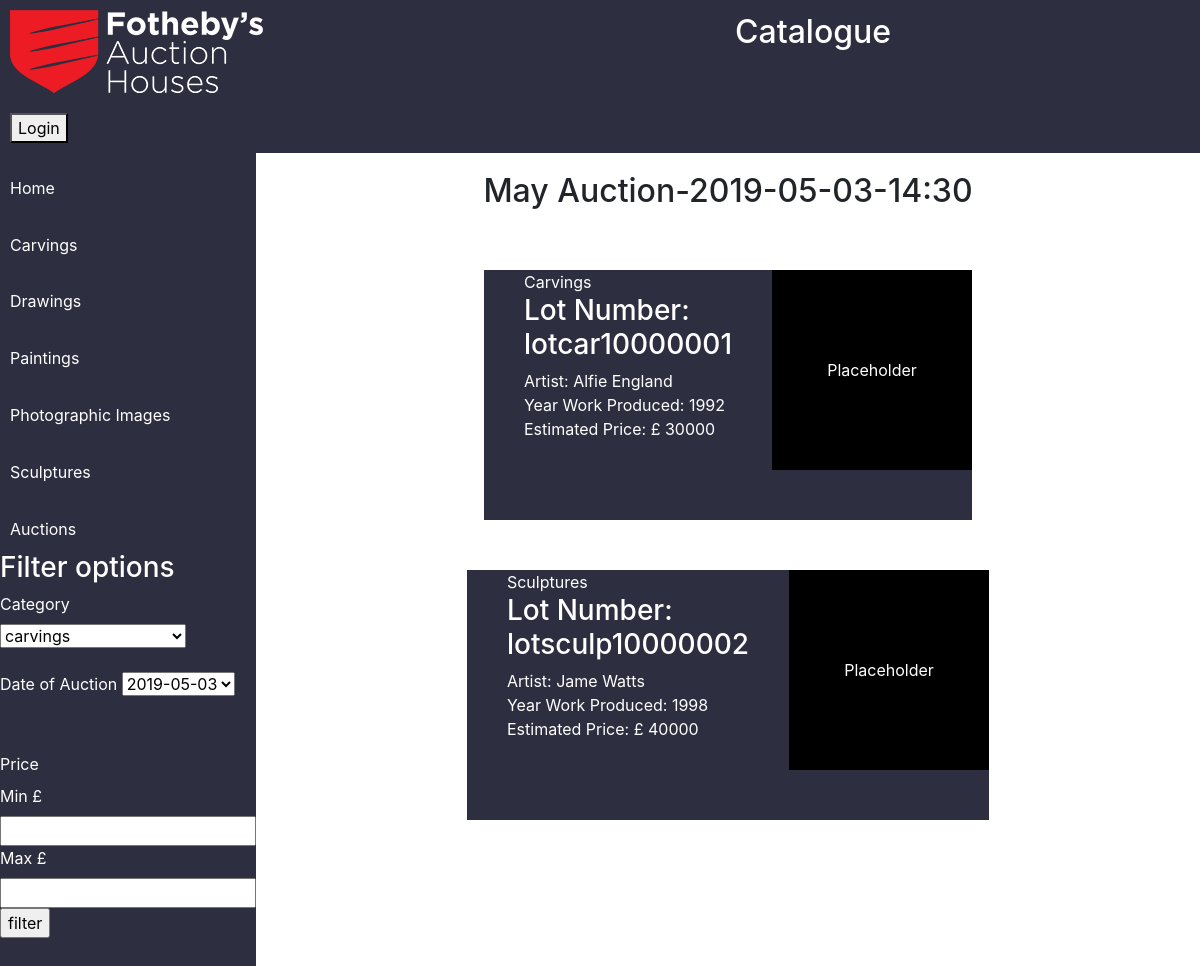
The page /default/public/auctionshow.php?id=15 on the database its author committed.
### tables this page shows
CREATE TABLE `Auction` (
  `idAuction` int(11) NOT NULL AUTO_INCREMENT,
  `Auction_Name` varchar(45) DEFAULT NULL,
  `Date_Of_Auction` date DEFAULT NULL,
  `Auction_Time` varchar(45) DEFAULT NULL,
  `Description` varchar(500) DEFAULT NULL,
  PRIMARY KEY (`idAuction`)
);

CREATE TABLE `carvings` (
  `idcarvings` int(11) NOT NULL AUTO_INCREMENT,
  `lotnumber` varchar(45) NOT NULL DEFAULT 'lotcar',
  `name_of_artist` varchar(45) DEFAULT NULL,
  `year_work_produced` varchar(45) DEFAULT NULL,
  `subject_classification` varchar(45) DEFAULT NULL,
  `description` varchar(500) DEFAULT NULL,
  `auction_date` date DEFAULT NULL,
  `estimated_price` varchar(45) DEFAULT NULL,
  `material` varchar(45) DEFAULT NULL,
  `height_dimension` int(3) DEFAULT NULL,
  `length_dimension` int(3) DEFAULT NULL,
  `width_dimension` int(3) DEFAULT NULL,
  `weight` int(3) DEFAULT NULL,
  `Auction` varchar(45) DEFAULT NULL,
  `status` varchar(45) DEFAULT NULL,
  `category` varchar(45) DEFAULT NULL,
  `commision_price` varchar(45) DEFAULT NULL,
  `sold_for` varchar(45) DEFAULT NULL,
  PRIMARY KEY (`idcarvings`,`lotnumber`)
);

CREATE TABLE `sculptures` (
  `idsculptures` int(11) NOT NULL AUTO_INCREMENT,
  `lotnumber` varchar(45) NOT NULL DEFAULT 'lotsculp',
  `name_of_artist` varchar(45) DEFAULT NULL,
  `year_of_work` varchar(45) DEFAULT NULL,
  `subject_classification` varchar(45) DEFAULT NULL,
  `description` varchar(500) DEFAULT NULL,
  `auction_date` varchar(45) DEFAULT NULL,
  `estimated_price` varchar(45) DEFAULT NULL,
  `material` varchar(45) DEFAULT NULL,
  `height_dimension` varchar(45) DEFAULT NULL,
  `width_dimension` varchar(45) DEFAULT NULL,
  `length_dimension` varchar(45) DEFAULT NULL,
  `weight` varchar(45) DEFAULT NULL,
  `Auction` varchar(45) DEFAULT NULL,
  `status` varchar(45) DEFAULT NULL,
  `category` varchar(45) DEFAULT NULL,
  `sold_for` varchar(45) DEFAULT NULL,
  `commision_price` varchar(45) DEFAULT NULL,
  PRIMARY KEY (`idsculptures`,`lotnumber`)
);

### default/public/auctionshow.php (the view, shortened to what this page needs)
<?php
require 'headers/publicheader.php';
   $auction= $pdo->query('SELECT * FROM Auction WHERE idAuction= '. $_GET['id'])->fetch()  ;
$carvings = $pdo->query('SELECT * FROM carvings WHERE Auction = "'.$auction['Auction_Name'].'" AND status = "Approved" ');
$sculptures = $pdo->query('SELECT * FROM sculptures WHERE Auction = "'.$auction['Auction_Name'].'" AND status = "Approved" ');
echo'<h2>'.$auction['Auction_Name'].'-'.$auction['Date_Of_Auction'].'-'.$auction['Auction_Time'].'</h2>';
echo '<div class="grid">';
foreach ($carvings as $row){
echo '<div class="cell">';
  echo '<a href="auctionlotshowcar.php?id='.$row['idcarvings'].'">';
echo '<ul>';
echo '<li>Carvings</li>';
echo '<li><h3>Lot Number:'.' '.$row['lotnumber'].$row['idcarvings'].'</h3></li>';
echo '<li>Artist:'.' '.$row['name_of_artist'].'</li>';
echo '<li>Year Work Produced:'.' '.$row['year_work_produced'].'</li>';
echo '<li>Estimated Price: £'.' '.$row['estimated_price'].'</li>';
echo '</ul>';
echo '</a>';
echo '<ul>
<div class="placehold">
  Placeholder
</div>
</ul>';
echo '</div>';
}
foreach ($sculptures as $row){
echo '<div class="cell5">';
  echo '<a href="auctionlotshowsculp.php?id='.$row['idsculptures'].'">';
echo '<ul>';
echo '<li>Sculptures</li>';
echo '<li><h3>Lot Number:'.' '.$row['lotnumber'].$row['idsculptures'].'</h3></li>';
echo '<li>Artist:'.' '.$row['name_of_artist'].'</li>';
echo '<li>Year Work Produced:'.' '.$row['year_of_work'].'</li>';
echo '<li>Estimated Price:  £'.' '.$row['estimated_price'].'</li>';
echo '</ul>';
echo '</a>';
echo '<ul>
<div class="placehold">
  Placeholder
</div>
</ul>';
echo '</div>';
}
echo '</div>';
?>

### default/public/style.css (style rules this page uses)
ul { list-style: none; }
html,body { height:100%; margin:0; }
body { width: 100%; height: 100%; }
h2 { margin-top: 2%; text-align: center; }
.grid { display: flex; flex-wrap: wrap; justify-content: space-around; margin: 60px; color: white; list-style: none; transition: all .2s ease-in-out; }
.grid ul { list-style: none; }
.cell { display: flex; flex: 0 0 32%; height: 250px; margin-bottom: 50px; background-color: #2d2e40; color: white; }
.cell ul { color: white; }
.cell5 ul { color: white; }
.cell5 { display: flex; flex: 0 0 32%; height: 250px; margin-bottom: 50px; background-color: #2d2e40; }
.placehold { width:200px; background-color: black; color: white; display: flex; justify-content: center; align-items: center; height: 200px; }
.cell ul { display: flex; flex-direction: column; }
.cell5 ul { display: flex; flex-direction: column; }

### rows shown on the page
auction: Auction_Name "May Auction", Date_Of_Auction "2019-05-03", Auction_Time "14:30"
carvings: lotnumber "lotcar", idcarvings "10000001", name_of_artist "Alfie England", year_work_produced "1992", estimated_price "30000"
sculptures: lotnumber "lotsculp", idsculptures "10000002", name_of_artist "Jame Watts", year_of_work "1998", estimated_price "40000"

### other values the page prints
form field date "2019-05-03"
